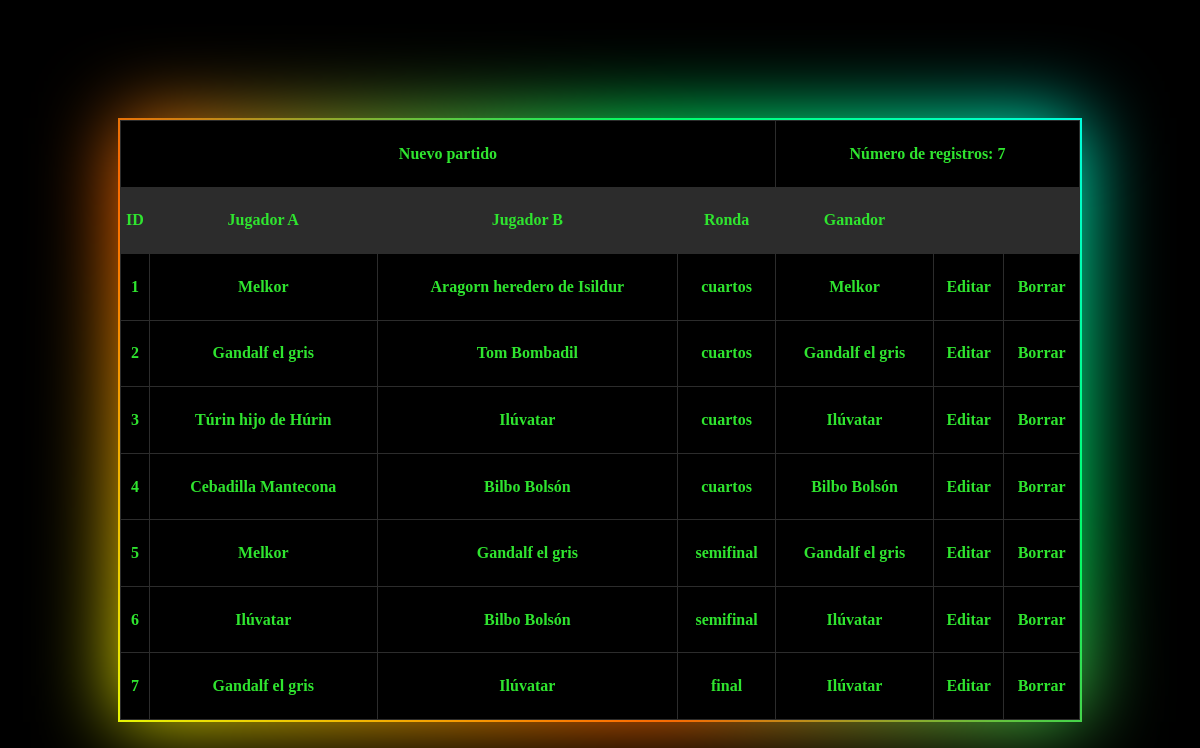
Before: /U4/Ping_pong/vistas/gestionTorneosVista.php?modo=edicion&id=1 with the older database file.
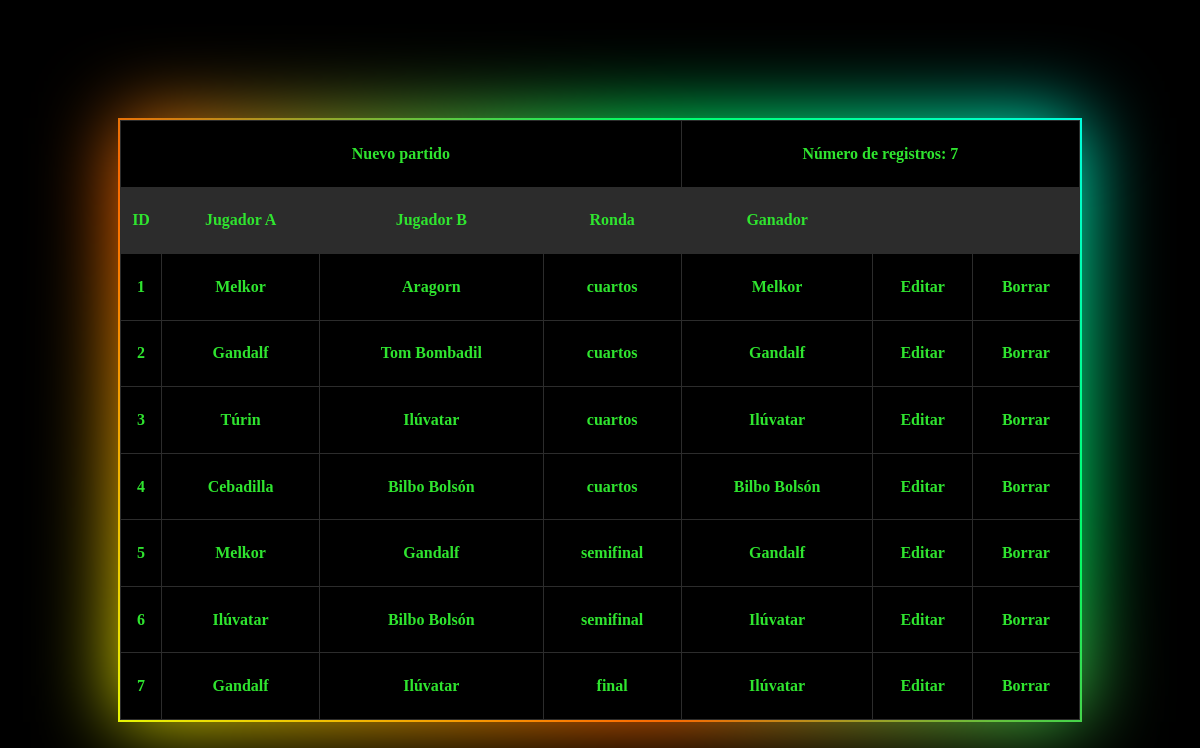
After: the same page with the newer database file.
### tables this page shows
CREATE TABLE T_Partido (
    id_partido INT PRIMARY KEY AUTO_INCREMENT,
    id_torneo INT,
    tipo_partido ENUM('cuartos', 'semifinal', 'final'),
    jugador_a varchar(50),
    jugador_b varchar(50),
    ganador varchar(50),
    FOREIGN KEY (id_torneo) REFERENCES T_Torneo (id_torneo)
);

### U4/Ping_pong/accesoDatos/gestionTorneosVistaAccesoDatos.php (called while the page is built, shortened)
<?php
class partidoAccesoDatos {
    function obtener() {
        $conexion = mysqli_connect('localhost','root','12345');
        $idTorneo = $_GET['id'];
        if (isset($idTorneo)) {
            mysqli_select_db($conexion, 'torneos_pingPong');
        $consulta = mysqli_prepare($conexion, "SELECT
                                                    id_torneo,
                                                    id_partido,
                                                    jugador_a,
                                                    jugador_b,
                                                    tipo_partido,
                                                    ganador
                                                FROM
                                                    T_Partido
                                                WHERE
                                                    id_torneo = $idTorneo;");
        $consulta->execute();
        $result = $consulta->get_result();
        $partidos = array();
        while ($myrow = $result->fetch_assoc()) {
            array_push($partidos, $myrow);
        }
        return $partidos;
        }
    }
}
?>

### U4/Ping_pong/negocio/gestionTorneosVistaReglasNegocio.php (called while the page is built, shortened)
<?php
require("../accesoDatos/gestionTorneosVistaAccesoDatos.php");
class gestionTorneosVistaReglasNegocio {
    private $ID;
    private $JUGADOR_A;
    private $JUGADOR_B;
    private $RONDA;
    private $GANADOR;
    function init($idTorneo, $id, $jugadorA, $jugadorB, $ronda, $ganador) {
        $this->ID = $id;
        $this->JUGADOR_A = $jugadorA;
        $this->JUGADOR_B = $jugadorB;
        $this->RONDA = $ronda;
        $this->GANADOR = $ganador;
    }
    function getID() {
        return $this->ID;
    }
    function getJUGADOR_A() {
        return $this->JUGADOR_A;
    }
    function getJUGADOR_B() {
        return $this->JUGADOR_B;
    }
    function getRONDA(){
        return $this->RONDA;
    }
    function getGANADOR(){
        return $this->GANADOR;
    }
    function obtener() {
        $partidosDAL = new partidoAccesoDatos();
        $resultadosPartido = $partidosDAL->obtener();
        $listaPartidos = array();
        foreach($resultadosPartido as $partidos){
            $oGestionTorneosReglasNegocio = new gestionTorneosVistaReglasNegocio();
            $oGestionTorneosReglasNegocio->init($partidos['id_torneo'], $partidos['id_partido'], $partidos['jugador_a'], $partidos['jugador_b'], $partidos['tipo_partido'], $partidos['ganador']);
            array_push($listaPartidos, $oGestionTorneosReglasNegocio);
        }
        return $listaPartidos;
    }
}
?>

### U4/Ping_pong/vistas/gestionTorneosVista.php (the view, shortened to what this page needs)
<!DOCTYPE html>
<html lang='en'>
<head>
    <link rel='stylesheet' href='../css/gestionTorneosVista.css'>
</head>
<body>
<?php
    require('../negocio/gestionTorneosVistaReglasNegocio.php');
    $partidosBL = new gestionTorneosVistaReglasNegocio();
    $datosPartidos = $partidosBL->obtener();
    $tipoPagina = $_GET['modo'];
    if ($tipoPagina == 'edicion') {
        echo ("<div class='bloque brillo'>
                <table>
                    <tr class='nuevo'>
                        <th colspan='4'>
                            <a href=''>Nuevo partido</a>
                        </th>
                        <th colspan='3'>Número de registros: ".count($datosPartidos)."</th>
                    </tr>
                    <tr class='identificador'>
                        <th>ID</th>
                        <th>Jugador A</th>
                        <th>Jugador B</th>
                        <th>Ronda</th>
                        <th>Ganador</th>
                        <th></th>
                        <th></th>
                    </tr>");
                    foreach ($datosPartidos as $partidos){
                        echo "<tr>";
                        echo "<th>".$partidos->getID()."</th>";
                        echo "<th>".$partidos->getJUGADOR_A()."</th>";
                        echo "<th>".$partidos->getJUGADOR_B()."</th>";
                        echo "<th>".$partidos->getRONDA()."</th>";
                        echo "<th>".$partidos->getGANADOR()."</th>";
                        echo "<th>Editar</th>";
                        echo "<th>Borrar</th>";
                        echo "</tr>";
                    }
                echo "</table>
                    </div>";
    }
?>
</body>
</html>

### U4/Ping_pong/css/gestionTorneosVista.css (style rules this page uses)
* { margin: 0px; padding: 0px; }
body { background-color: black; }
.bloque { position: relative; margin: 10% auto 0; width: 80%; height: 600px; background: black; }
.brillo::before, .brillo::after { content: ''; position: absolute; left: -2px; top: -2px; background: linear-gradient(45deg, #e6fb04,#ff6600,#00ff66,#00ffff,#ff00ff,#ff0099,#6e0dd0,#ff3300,#099fff); background-size: 400%; width: calc(100% + 4px); height: calc(100% + 4px); z-index: -1; animation: brilloAnimacion 20s linear infinite; }
.brillo::after { filter: blur(40px); }
table, th, td { border: 1px solid rgb(44,44,44); border-collapse: collapse; color: hsl(120, 77%, 54%); }
table { width: 100%; height: 100%; }
.identificador { background-color: rgb(44,44,44); }
a { color: hsl(120, 77%, 54%); text-decoration: none; }

Changed rows visible on the page:
changed t_partido id 1: jugador_b "Aragorn heredero de Isildur" → "Aragorn"
changed t_partido "Tom Bombadil": jugador_a "Gandalf el gris" → "Gandalf"; ganador "Gandalf el gris" → "Gandalf"
changed t_partido id 3: jugador_a "Túrin hijo de Húrin" → "Túrin"
changed t_partido id 4: jugador_a "Cebadilla Mantecona" → "Cebadilla"
changed t_partido id 5: jugador_b "Gandalf el gris" → "Gandalf"; ganador "Gandalf el gris" → "Gandalf"
changed t_partido "final": jugador_a "Gandalf el gris" → "Gandalf"
